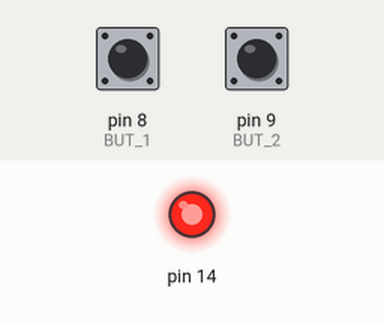
Recording of a sketch running on a simulated Arduino Uno, built with avr-gcc and run on an emulated ATmega328P. Parts: output pins drawn as LEDs (lit = HIGH). The test bench sets the inputs (shaded band); at power-on: pin 9 (BUT_2) HIGH, pin 8 (BUT_1) HIGH. What the sketch prints to the serial monitor is not drawn.

Above: at 0.8 s.
0.9 s: pin 9 (BUT_2) pulled LOW for 0.15 s
At 1.5 s:
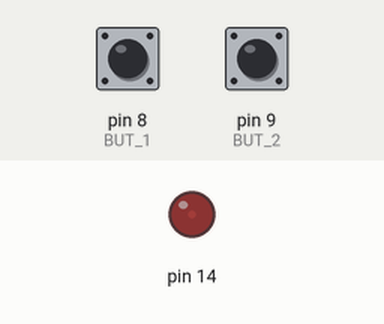
2.6 s: pin 8 (BUT_1) pulled LOW for 0.15 s
At 4.0 s:
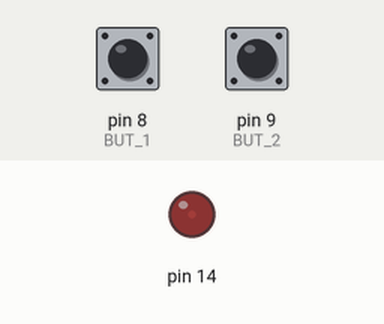
4.3 s: pin 8 (BUT_1) pulled LOW for 1 s
At 5.1 s:
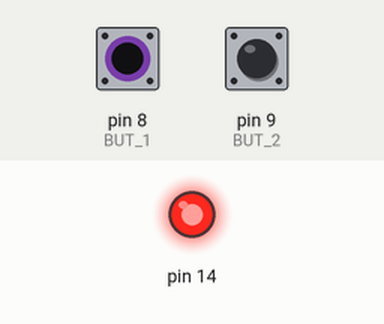
6.8 s: pin 9 (BUT_2) pulled LOW for 1 s
At 8.9 s:
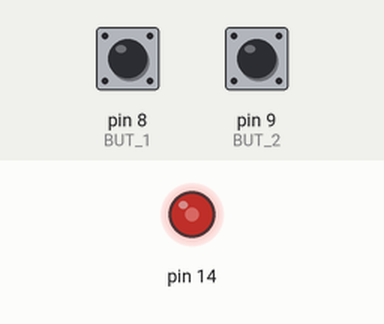
9.8 s: pin 8 (BUT_1) pulled LOW for 3.2 s
At 10.7 s:
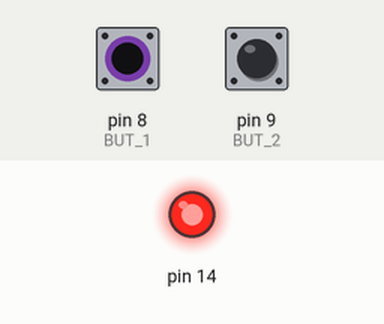
Timing chart, 0 to 14.5 s (numbered marks = the images above; inputs shaded):
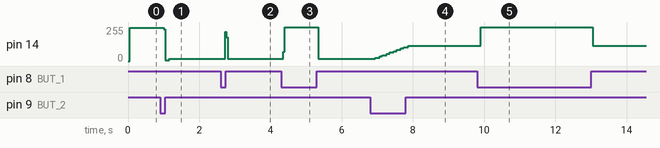

The sketch:

sketch.ino
```cpp
// Определение портов для светодиодов и кнопки
#define LED_1 PD2
#define LED_2 PD3
#define LED_3 PD4
#define LED_4 PD5
#define LED_5 PD6
#define LED_6 PD7
#define BUT_1 PB0
#define BUT_2 PB1

// #define inc 10

uint32_t volatile buffer;
bool volatile direction = 1;
bool volatile buttonPressed = false;
uint8_t volatile brightnessLevel = 10; // Начальный уровень яркости (от 0 до 255)
int inc=10;
// Прерывание по совпадению таймера 1 (TIMER1_COMPA_vect)
ISR(TIMER1_COMPA_vect)
{
  if ((PINB & (1 << BUT_1)) == 0)
  {
    while ((PINB & (1 << BUT_1)) == 0)
    {
      PORTC = 1;
    }
    direction = !direction;
  }

  if (direction)
  {
    PORTD = buffer;
    PORTD = (PORTD >> 1) | (PORTD << 6);
    buffer = PORTD;
  }
  else
  {
    PORTD = buffer;
    PORTD = (PORTD << 1) | (PORTD >> 6);
    buffer = PORTD;
  }
}

// Прерывание по совпадению таймера 0 (TIMER0_COMPA_vect)
ISR(TIMER0_COMPA_vect)
{
  PORTC = 0;
  buffer = PORTD;
  PORTD = 0;

}

// Прерывание по переполнению таймера 0 (TIMER0_OVF_vect)
ISR(TIMER0_OVF_vect)
{
  PORTD = buffer;
  PORTC = 1;
  //OCR0A = brightnessLevel; // Применяем текущий уровень яркости
}

int main(void)
{
  // Настройка последовательной связи (предполагается, что Serial.begin(1152000) устанавливает скорость передачи данных)
  Serial.begin(115200);
  PORTD |= (1 << PD2);
  DDRC=1;
  // Настройка таймера 1
  TCCR1B |= (1 << CS12) | (0 << CS11) | (1 << CS10) | (1 << WGM12);  // Установка предделителя и режима
  TIMSK1 = (1 << TOIE1) | (1 << OCIE1A);  // Разрешение прерываний
  OCR1A = 2000;  // Задание значения для сравнения
  // Настройка второго таймера
  TCCR0A = (1 << WGM00) | (1 << WGM01);
  OCR0A = 250;
  TIMSK0 = (1 << TOIE0) | (1 << OCIE0A);  // Разрешение прерываний
  TCCR0B |= (1 << CS00) | (1<< CS01) /*| (0 << CS11) | (1 << CS10) | (1 << WGM12)*/;
  sei();  // Разрешение прерываний

  while (1) {
    // _delay_ms(100);
     Serial.println(OCR0A);


  if ((PINB & (1 << BUT_2)) == 0)
  {
    if (!buttonPressed)
    {
      buttonPressed = true;
      while ((PINB & (1 << BUT_2)) == 0)
      {_delay_ms(100);
        // brightnessLevel += inc;
        //else if (brightnessLevel >= 250) brightnessLevel = 10;
        OCR0A += inc;
      }
    }
  }
  else
  {
    buttonPressed = false;
  }
  }
}
```

Measured:
- after the input at 0.9 s, pin 14: 250/255 → 5/255 after 0.10 s, → 16/255 0.16 s later
- after the input at 2.6 s, pin 14: 16/255 → 218/255 after 0.12 s, → 179/255 0.04 s later, → 16/255 0.04 s later
- after the input at 4.3 s, pin 14: 16/255 → 255/255 after 0.06 s, → 17/255 0.98 s later
- after the input at 6.8 s, pin 14: moves from 17/255 to 114/255 over 0.92 s, starting after 0.14 s
- after the input at 9.8 s, pin 14: 114/255 → 255/255 after 0.10 s, → 114/255 3.1 s later
